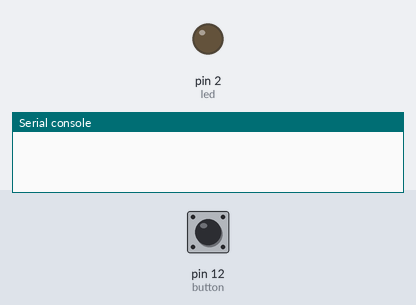
Recording of a program running on a simulated MicroPython board. On the bench: output pins drawn as LEDs (lit = HIGH), the last lines printed to the serial console. The inputs (shaded band) are chosen by the test bench; at power-on: pin 12 (button) HIGH.

Above: at 1.2 s.
1.3 s: pin 12 (button) pulled LOW for 0.15 s
At 2.5 s:
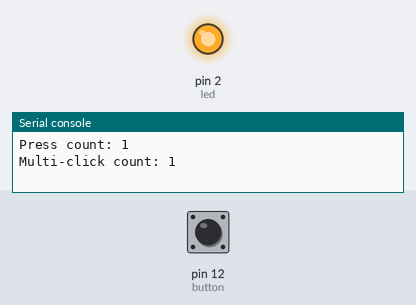
2.9 s: pin 12 (button) pulled LOW for 1 s
At 3.8 s:
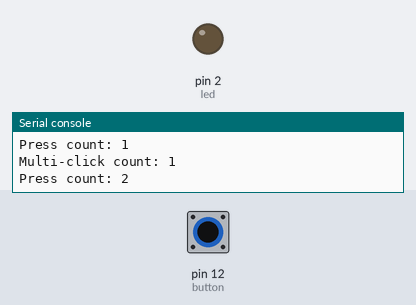
5.4 s: pin 12 (button) pulled LOW for 3.2 s
At 5.7 s:
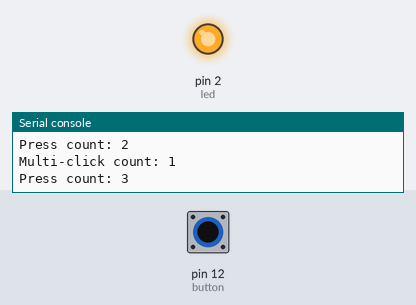
Timing chart, 0 to 8.4 s (numbered marks = the images above; inputs shaded):
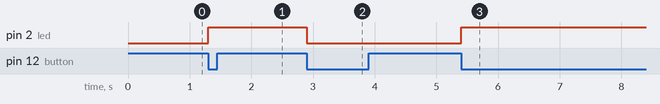

Measured:
- after the input at 1.3 s, pin 2 (led): LOW → HIGH at once
- after the input at 2.9 s, pin 2 (led): HIGH → LOW at once
- after the input at 5.4 s, pin 2 (led): LOW → HIGH at once

The program:

test.py
```python
from machine import Pin
from button import Button

# This code makes the button toggle the built in led,
# print to the terminal the multiclick count, and does
# a custom callback function

counter = 0

def custom_callback(state):
    global counter
    if state:
        counter += 1

led = Pin(2, Pin.OUT)
button = Button(12,custom_callback = custom_callback)
while True:
    if button.was_pressed():
        led.value(not led.value())
        print("Press count:",counter)
    if (count:=button.multi_click_final)>0:
        print("Multi-click count:",count)
```

button.py
```python
import time, micropython
from machine import Pin, Timer

try:
    from typing import TYPE_CHECKING
except ImportError:
    TYPE_CHECKING = False

if TYPE_CHECKING:
    from typing import Callable

class Button:
    # Multi-click dispatcher
    _dispatchers = {}  # {timer_id: {"timer": Timer, "list": [], "started": bool}}
    _dispatch_list:list[Button] = []
    _dispatch_timer = None
    _dispatcher_started = False
    _dispatch_timer_id = 0

    @classmethod
    def _start_dispatcher(cls):
        if cls._dispatcher_started:
            return

        cls._dispatch_timer = Timer(cls._dispatch_timer_id)
        cls._dispatch_timer.init(
            period=10,
            mode=Timer.PERIODIC,
            callback=cls._dispatch_handler
        )

        cls._dispatcher_started = True

    @classmethod
    def _dispatch_handler(cls,_):
        now = time.ticks_ms()

        for btn in cls._dispatch_list:
            if time.ticks_diff(now,btn._multi_click_deadline) >= 0:
                btn._finalize_multi_click()
                cls._dispatch_list.remove(btn)

        if not cls._dispatch_list:
            cls._dispatch_timer.deinit()
            cls._dispatcher_started = False

    @classmethod
    def _set_dispatch_timer_id(cls, timer_id: int):
        """
        Change the timer ID used by all Button instances.
        This affects any past, current, or future buttons.
        """
        cls._dispatch_timer_id = timer_id

        # If the dispatcher is already running, restart it with the new ID
        if cls._dispatcher_started:
            cls._dispatch_timer.deinit()
            cls._dispatcher_started = False
            cls._start_dispatcher()


    # Instance specific
    def __init__(
        self,
        pin_id: int,
        *,
        debounce_ms = 30,
        pull: str = "up",
        multi_click_timeout: int = 400,
        custom_callback: Callable[[bool],None] | None = None,
        timer_id: int|None = None
        ):
        """
        Initialize a debounced GPIO button.

        This class is designed for active-low buttons by default. Adjust `pull`
        if your button has a different electrical configuration.

        Parameters
        ----------
        pin_id : int
            GPIO pin number connected to the button.
        debounce_ms : int, optional
            Debounce interval in milliseconds. State changes occurring within this
            window are ignored. Default is 30 ms.
        pull : {"up", "down"}, optional
            Internal pull resistor configuration:
            - "up"   : idle state is HIGH, button press pulls LOW (default)
            - "down" : idle state is LOW, button press pulls HIGH
        multi_click_timeout : int, optional
            Maximum interval in milliseconds between consecutive presses to be
            considered part of the same multi-click sequence. Default is 200 ms.
        custom_callback : Callable[[bool], None] or None, optional
            Function called after each button state change. Receives a single
            boolean argument indicating the new button state. Default is None.
        timer_id : int | None, optional
            Timer id for the multi-click detection's dispatcher, only matters
            if you use the `Timer` class. Default is timer 0.

        Raises
        ------
        ValueError
            If `pull` is not "up" or "down".
        ValueError
            If `custom_callback` is not a callable or None.

        Notes
        -----
        - The `custom_callback` function is subject to MicroPython interrupt callback
        restrictions. See: https://docs.micropython.org/en/latest/reference/isr_rules.html
        - All timing parameters (debounce, multi-click) are in milliseconds.
        """
        now = time.ticks_ms()

        if timer_id is not None:
            Button._set_dispatch_timer_id(timer_id)

        # Setting up the pin
        pull = pull.lower()
        if pull not in ("up","down"):
            raise ValueError("pull must be either up or down")
        elif pin_id<0 or pull == "down":
            pull_val = Pin.PULL_DOWN
            self._active_on = True
        else:
            pull_val = Pin.PULL_UP
            self._active_on = False

        self._pin = Pin(pin_id, Pin.IN, pull_val)
        self._pin.irq(
            trigger=Pin.IRQ_FALLING | Pin.IRQ_RISING,
            handler=self._irq_handler
        )

        if callable(custom_callback) or custom_callback is None:
            self._custom_callback = custom_callback
        else:
            raise ValueError("custom_callback must either be a function with a single argument (state) or be empty")

        # Setting up attributes
        self._debounce_ms = debounce_ms
        self._state = self._read_value()
        self._last_change = self._last_press = self._last_release = now
        self._pressed_event = self._released_event = False

        self._multi_click_timeout = multi_click_timeout
        self._multi_click_deadline = time.ticks_add(now,multi_click_timeout)
        self._multi_click_final = self._multi_click_count = 0

        micropython.alloc_emergency_exception_buf(100)

    def _read_value(self) -> bool:
        """
        Read the logical button state.

        Returns
        -------
        bool
            True if the button is currently pressed, False otherwise.

        Notes
        -----
        The returned value accounts for the configured pull direction.
        """
        value = self._pin.value()
        return value == self._active_on

    def _irq_handler(self,_: Pin):
        """
        Irq handler for the button.

        Parameters
        ----------
        _ : Pin
            Throwaway parameter required by `Pin.irq`, equal to the button's pin.
        """
        now = time.ticks_ms()
        new_state = self._read_value()
        if time.ticks_diff(now, self._last_change)<self._debounce_ms or new_state==self._state:
            return

        self._state = new_state
        self._last_change = now

        if new_state:
            self._pressed_event = True
            self._last_press = now

            if self in Button._dispatch_list:
                Button._dispatch_list.remove(self)
            self._multi_click_count += 1
        else:
            self._released_event = True
            self._last_release = now
            self._multi_click_deadline = time.ticks_add(now, self._multi_click_timeout)

            if self not in Button._dispatch_list:
                Button._dispatch_list.append(self)

            Button._start_dispatcher()

        if self._custom_callback:
            self._custom_callback(new_state)

    def _finalize_multi_click(self):
        self._multi_click_final = self._multi_click_count
        self._multi_click_count = 0

    # Public API
    def is_pressed(self) -> bool:
        """
        Current logical state of the button.

        Returns
        -------
        bool
            True if the button is currently pressed, False otherwise.
        """
        return self._state

    def was_pressed(self) -> bool:
        """
        Check whether a press event occurred.

        Returns
        -------
        bool
            True if the button was pressed since the last call to this method,
            False otherwise.

        Notes
        -----
        This method clears the internal pressed event flag when read.
        """
        if self._pressed_event:
            self._pressed_event = False
            return True
        return False

    def was_released(self) -> bool:
        """
        Check whether a release event occurred.

        Returns
        -------
        bool
            True if the button was released since the last call to this method,
            False otherwise.

        Notes
        -----
        This method clears the internal released event flag when read.
        """
        if self._released_event:
            self._released_event = False
            return True
        return False

    def clear_events(self) -> None:
        """
        Resets the pressed and released events and both multi-click counters.
        """
        self._pressed_event = self._released_event = False
        self._multi_click_final = self._multi_click_final = 0

    @property
    def hold_time(self) -> int:
        """
        Duration the button has been held.

        Returns
        -------
        int
            Time in milliseconds that the button has been continuously pressed.
            Returns 0 if the button is not currently pressed.
        """
        if not self.is_pressed():
            return 0

        return time.ticks_diff(time.ticks_ms(),self._last_press)

    @property
    def multi_click_count(self) -> int:
        """
        Number of times the button's been pressed in a row

        Returns
        -------
        int
            Number of times the button's been pressed with less than
            `multi_click_timeout` milliseconds between presses in a row.
        """
        return self._multi_click_count

    @property
    def multi_click_final(self) -> int:
        """
        Number of times the button was pressed in a row
        after the pressing streak ended.

        Returns
        -------
        int
            Number of times the button was pressed
        """
        count = self._multi_click_final
        self._multi_click_final = 0
        return count

if __name__ == "__main__":
    button = Button(23)
    import time
    n = 1000
    t0 = time.ticks_us()
    for _ in range(n):
        button.is_pressed()
        button.was_pressed()
        button.was_released()
        button.hold_time
        button.multi_click_count
        button.multi_click_final
    t1 = time.ticks_us()
    dt = time.ticks_diff(t1, t0)
    print(f'Getting Samples at {n/dt*1e3:2.2f} kHz')
```
